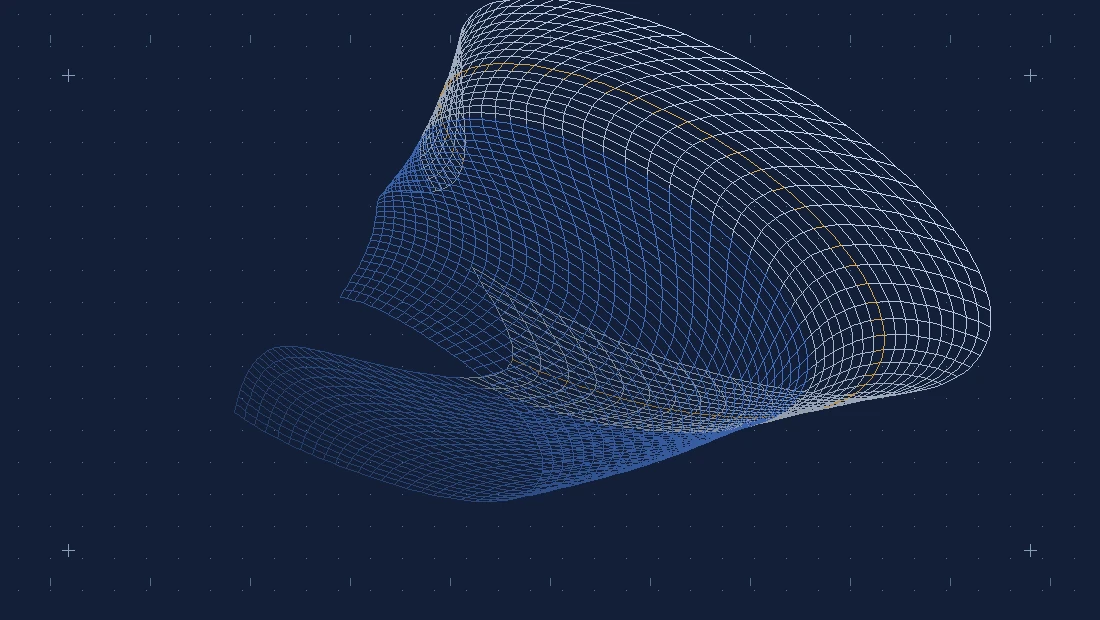
#> input picture app-index/assets/representation.webp, 1100 x 620 px
$ python visual_compare.py ../../../../app-index/assets/representation.webp ../../../../app-index/assets/representation.webp out.png
#> lines starting #> are read from the running program, lines starting #| are printed output that depends on the picture
#!/usr/bin/env python3
"""Simple side-by-side and overlay comparison for YEON screenshots. Requires Pillow.
Usage: python visual_compare.py REFERENCE.png CURRENT.png OUTPUT.png
Diagnostic only: large diff doesn't automatically mean design failure."""
import sys
from pathlib import Path
from PIL import Image, ImageChops, ImageEnhance, ImageDraw
if len(sys.argv)!=4:
    raise SystemExit("Usage: visual_compare.py reference.png screenshot.png output.png")
a=Image.open(sys.argv[1]).convert("RGB")
#> a is the input picture: PIL image 1100x620 RGB; mean R, G, B 25.5, 38.7, 65.3
b=Image.open(sys.argv[2]).convert("RGB").resize(a.size,Image.Resampling.LANCZOS)
frames=[a,b,Image.blend(a,b,.5),ImageEnhance.Contrast(ImageChops.difference(a,b)).enhance(2)]
labels=["LOCKED REFERENCE","CURRENT PAGE","50/50 OVERLAY","DIFFERENCE (DIAGNOSTIC)"]
scale=min(1.0,900/a.width)
#> scale = 0.818
w,h=round(a.width*scale),round(a.height*scale)
#> w = 900; h = 507
out=Image.new("RGB",(w*2,(h+38)*2),"#f5f7fb")
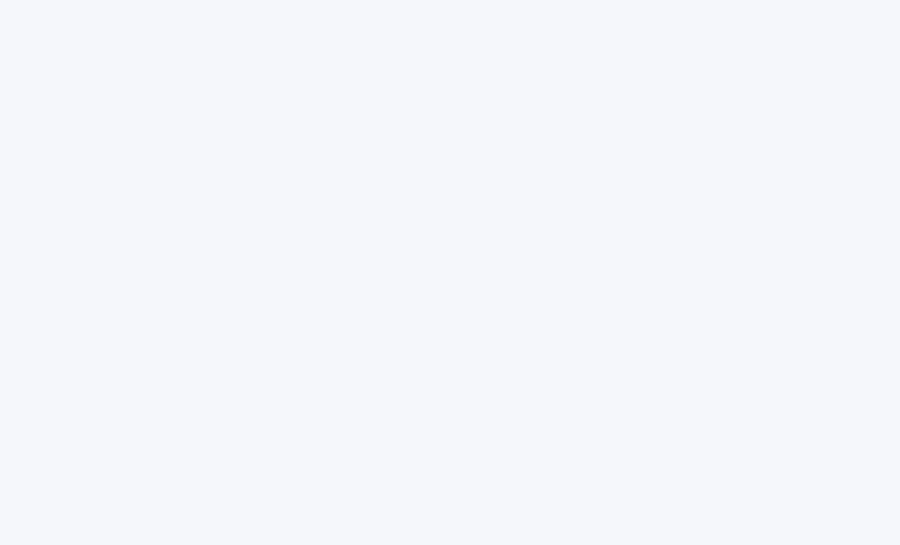
#> out: PIL image 1800x1090 RGB (shown at 1/2 size); mean R, G, B 245, 247, 251
d=ImageDraw.Draw(out)
for i,(im,label) in enumerate(zip(frames,labels)):
    x=(i%2)*w;y=(i//2)*(h+38)
    out.paste(im.resize((w,h),Image.Resampling.LANCZOS),(x,y+38))
    d.text((x+10,y+12),label,fill="#142839")
#> this loop made 4 passes
#> (label, x, y) on passes 1 to 4: ('LOCKED REFERENCE', 0, 0), ('CURRENT PAGE', 900, 0), ('50/50 OVERLAY', 0, 545), ('DIFFERENCE (DIAGNOSTIC)', 900, 545)
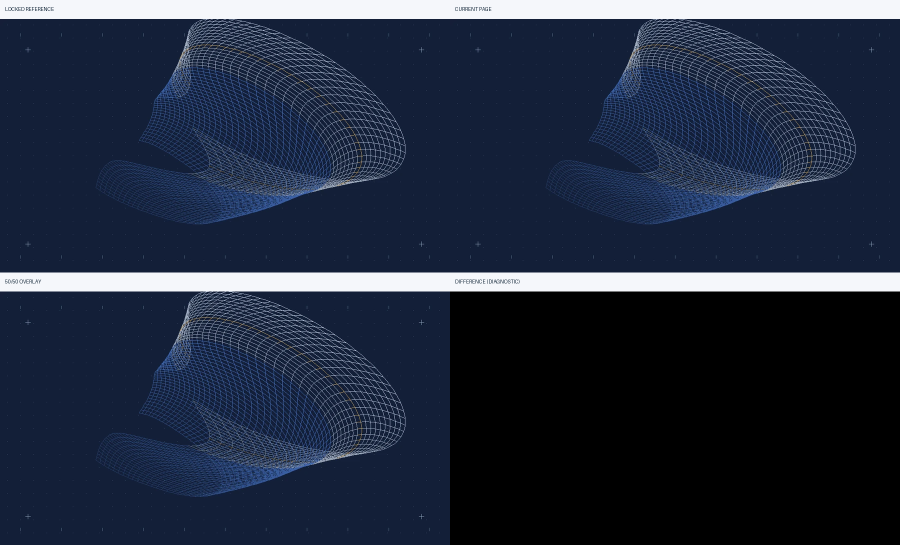
#> out: PIL image 1800x1090 RGB (shown at 1/2 size); mean R, G, B 34.8, 44.1, 62.9
dest=Path(sys.argv[3]);dest.parent.mkdir(parents=True,exist_ok=True)
out.save(dest);print("Comparison written:",dest)
#| Comparison written: out.png

$ run again, on app-locked/assets/home-atmosphere-compact.webp
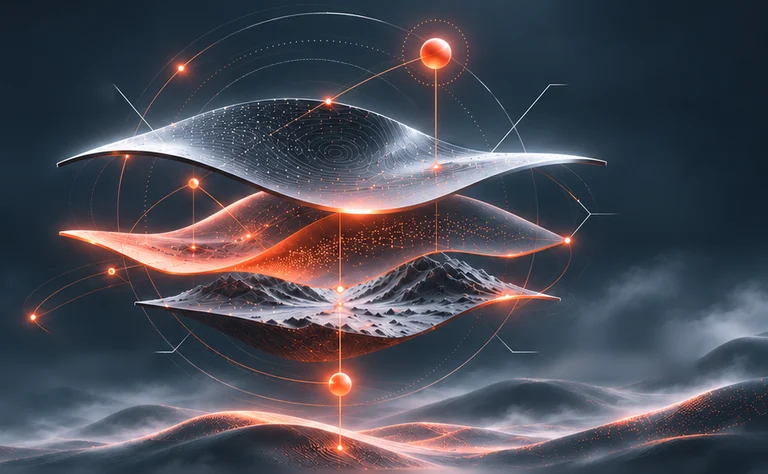
#> input picture app-locked/assets/home-atmosphere-compact.webp, 768 x 474 px
#> a is the input picture: PIL image 768x474 RGB; mean R, G, B 72.9, 74.1, 84.5
#> the loop `for i,(im,label) in enumerate(zip(frames,labels)):` made 4 passes
#> (label, x, y) on passes 1 to 4: ('LOCKED REFERENCE', 0, 0), ('CURRENT PAGE', 768, 0), ('50/50 OVERLAY', 0, 512), ('DIFFERENCE (DIAGNOSTIC)', 768, 512)
#> after the loop `for i,(im,label) in enumerate(zip(frames,labels)):`:
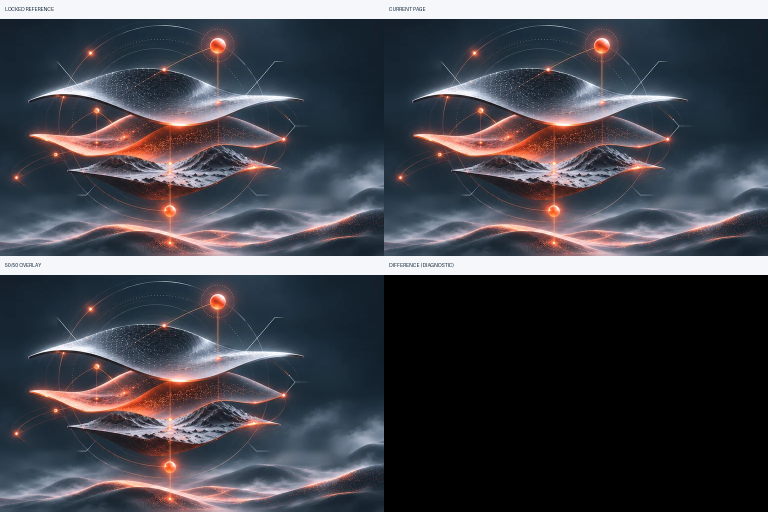
#> out: PIL image 1536x1024 RGB (shown at 1/2 size); mean R, G, B 68.7, 69.7, 77.2
#| Comparison written: out.png

$ run again, on app-locked/assets/home-atmosphere.webp
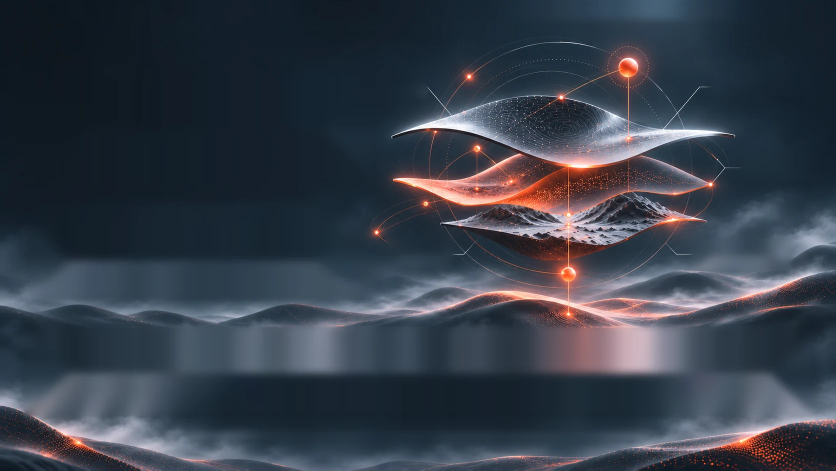
#> input picture app-locked/assets/home-atmosphere.webp, 1672 x 941 px (shown at 1/2 size)
#> a is the input picture: PIL image 1672x941 RGB; mean R, G, B 54.8, 62.3, 73.8
#> the loop `for i,(im,label) in enumerate(zip(frames,labels)):` made 4 passes
#> (label, x, y) on passes 1 to 4: ('LOCKED REFERENCE', 0, 0), ('CURRENT PAGE', 900, 0), ('50/50 OVERLAY', 0, 545), ('DIFFERENCE (DIAGNOSTIC)', 900, 545)
#> after the loop `for i,(im,label) in enumerate(zip(frames,labels)):`:
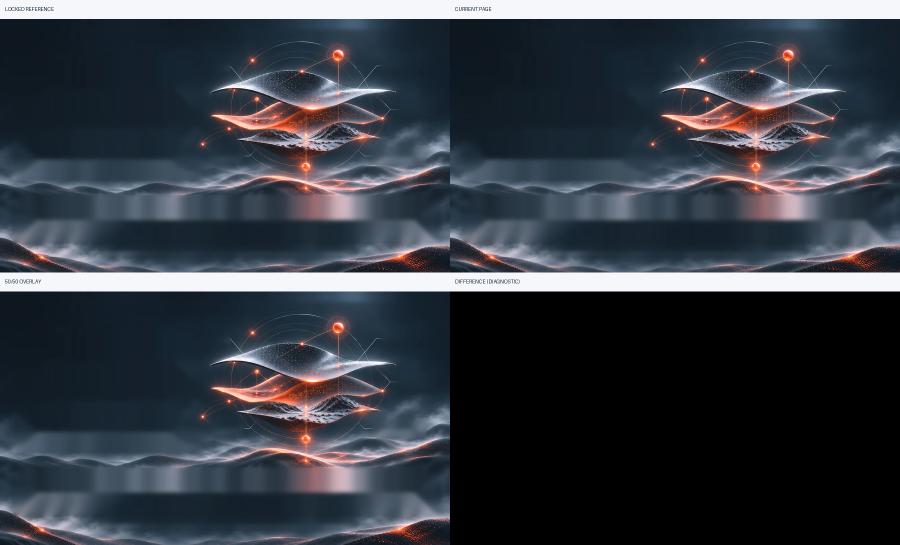
#> out: PIL image 1800x1090 RGB (shown at 1/2 size); mean R, G, B 55.2, 60.6, 68.9
#| Comparison written: out.png
